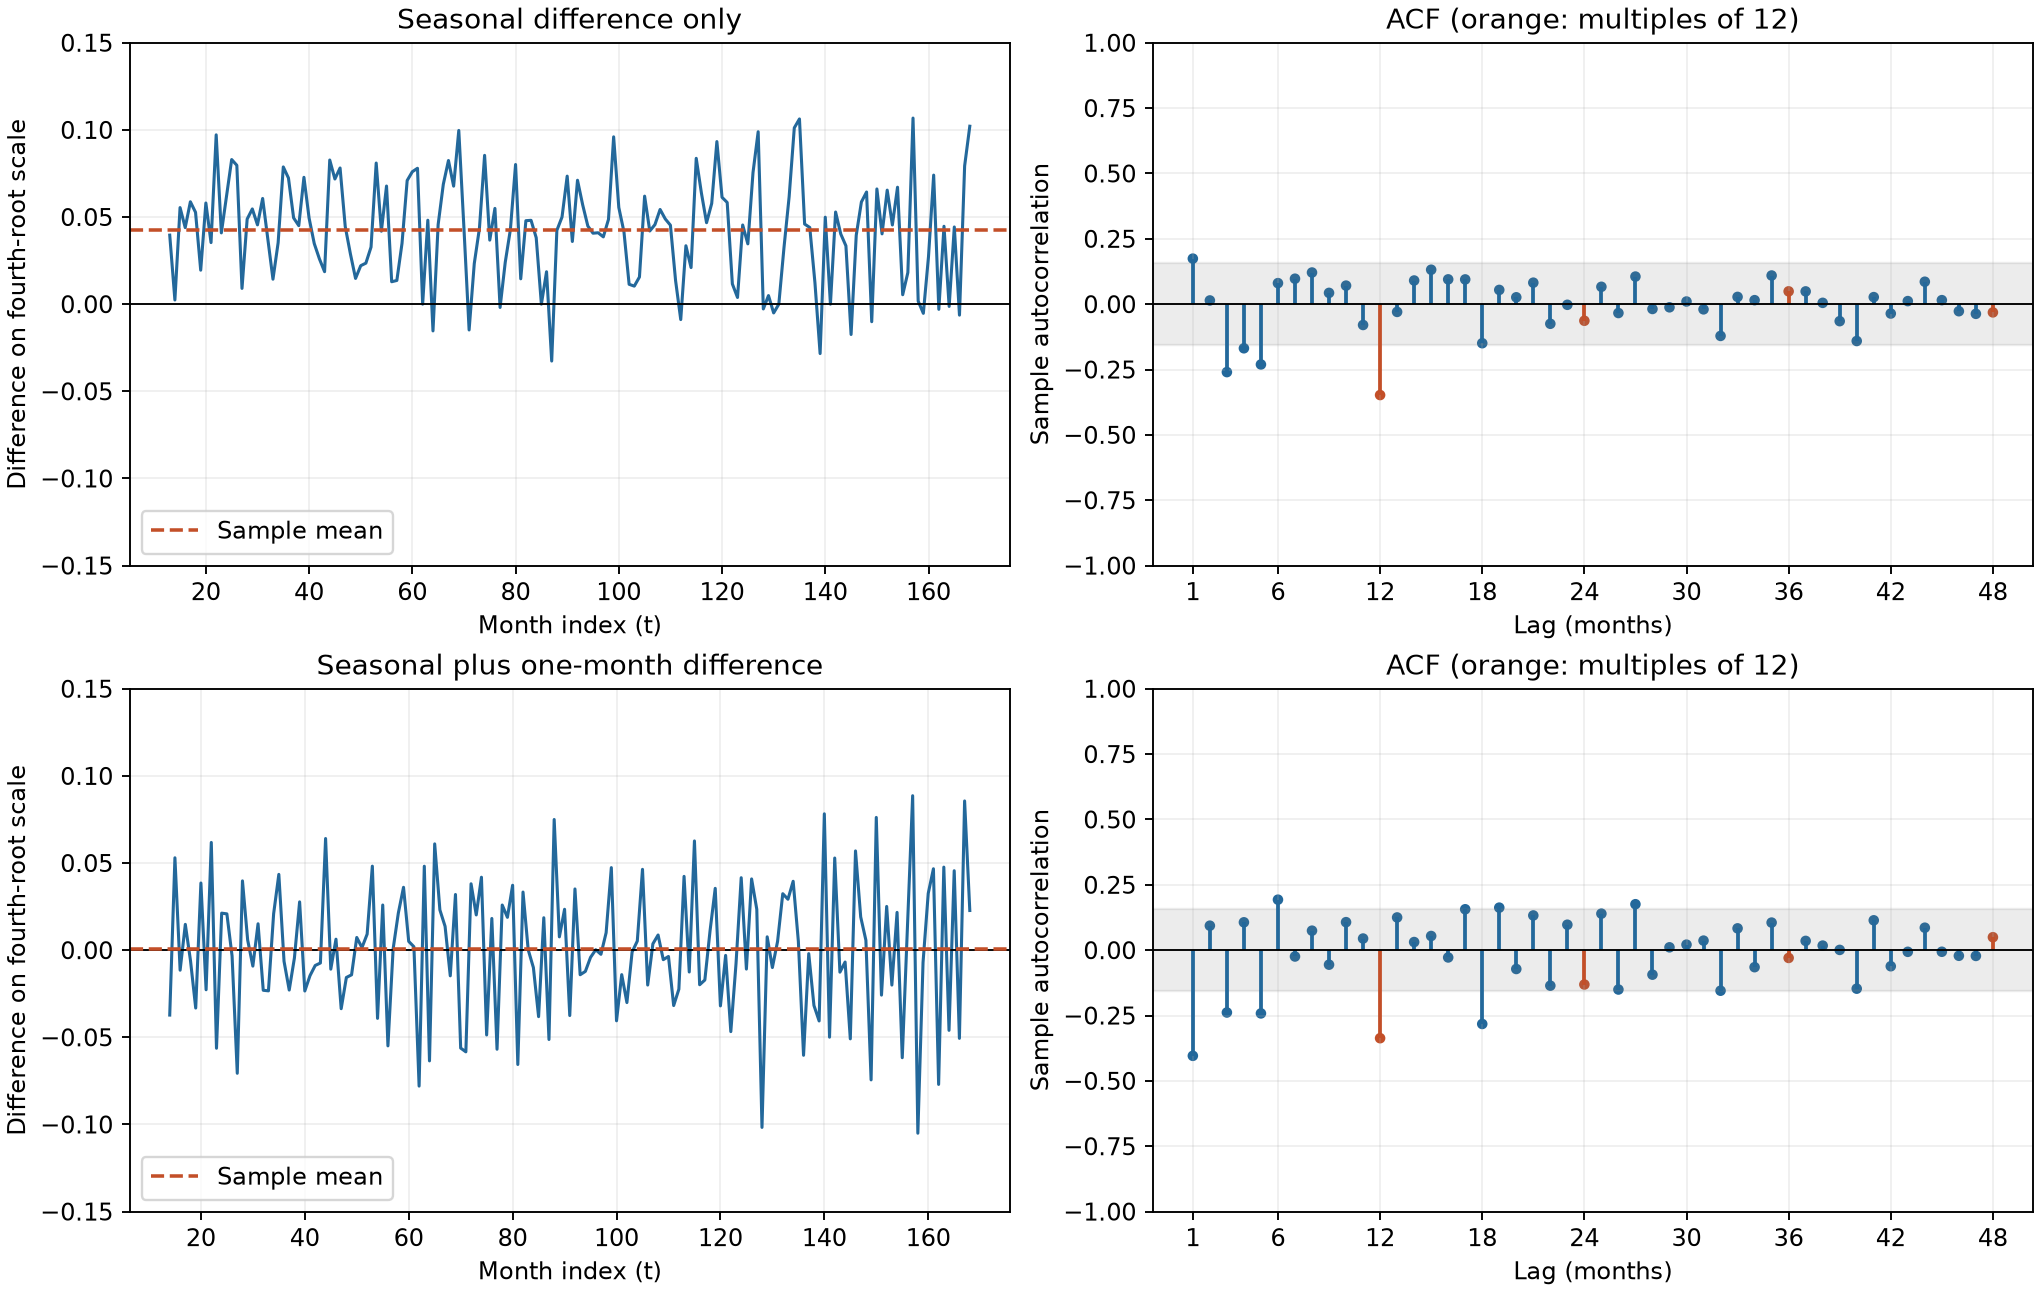

Here is the Python script that generated this plot:
import json
import numpy as np
import pandas as pd
import matplotlib
matplotlib.use('Agg')
import matplotlib.pyplot as plt
from statsmodels.tsa.stattools import acf


def main():
    data = pd.read_csv('hotel_monthly.csv')
    star = data.rooms_per_day.to_numpy(dtype=float)**.25
    seasonal = star[12:] - star[:-12]
    combined = np.diff(seasonal)
    regular = np.diff(star)
    reverse = regular[12:] - regular[:-12]
    result = {'definition': 'w_t = y_star_t - y_star_(t-1) - y_star_(t-12) + y_star_(t-13)',
              'order_agreement_max_abs_error':float(np.max(np.abs(combined-reverse))),
              'acf_convention': 'Demean each series; lag-k cross-product sum divided by lag-zero sum, adjusted=False, fft=False',
              'bands': 'Pointwise approximate white-noise reference: plus/minus 1.96/sqrt(n)', 'series': {}}
    fig, axes = plt.subplots(2,2,figsize=(12,7.6),constrained_layout=True)
    for row, (key, values, times, title) in enumerate([
        ('seasonal_only',seasonal,data.t.to_numpy()[12:],'Seasonal difference only'),
        ('combined',combined,data.t.to_numpy()[13:],'Seasonal plus one-month difference')]):
        correlations = acf(values,nlags=48,adjusted=False,fft=False)
        band = 1.96/np.sqrt(len(values))
        axes[row,0].plot(times,values,color='#23689b',linewidth=1.3)
        axes[row,0].axhline(0,color='black',linewidth=.8)
        axes[row,0].axhline(values.mean(),color='#c34f28',linestyle='--',label='Sample mean')
        axes[row,0].set(xlabel='Month index (t)',ylabel='Difference on fourth-root scale',title=title,ylim=(-.15,.15))
        axes[row,0].legend(loc='lower left')
        lags=np.arange(1,49)
        colors=['#c34f28' if k%12==0 else '#23689b' for k in lags]
        axes[row,1].vlines(lags,0,correlations[1:],colors=colors,linewidth=1.6)
        axes[row,1].scatter(lags,correlations[1:],c=colors,s=12)
        axes[row,1].axhspan(-band,band,color='gray',alpha=.15)
        axes[row,1].axhline(0,color='black',linewidth=.8)
        axes[row,1].set(xlabel='Lag (months)',ylabel='Sample autocorrelation',title='ACF (orange: multiples of 12)',ylim=(-1,1),xticks=[1,6,12,18,24,30,36,42,48])
        result['series'][key]={'n':len(values),'mean':float(values.mean()),'sample_sd':float(values.std(ddof=1)),
            'first_36_mean':float(values[:36].mean()),'last_36_mean':float(values[-36:].mean()),
            'acf_lags_0_to_48':correlations.tolist(),'reference_band':float(band)}
    for ax in axes.flat:
        ax.grid(alpha=.2)
    fig.savefig('turn05_combined_differences.png',dpi=170)
    plt.close(fig)
    result['first_combined_example']={'t':14,'y_star_t':float(star[13]),'y_star_t_minus_1':float(star[12]),
        'y_star_t_minus_12':float(star[1]),'y_star_t_minus_13':float(star[0]),'combined':float(combined[0])}
    with open('turn05_combined_results.json','w') as f:
        json.dump(result,f,indent=2)
    for key,s in result['series'].items():
        print(key,{k:v for k,v in s.items() if k!='acf_lags_0_to_48'})
        print('ACF', {k:round(s['acf_lags_0_to_48'][k],4) for k in [1,2,3,11,12,13,24,36]})
    print(result['first_combined_example'])


if __name__=='__main__':
    main()
